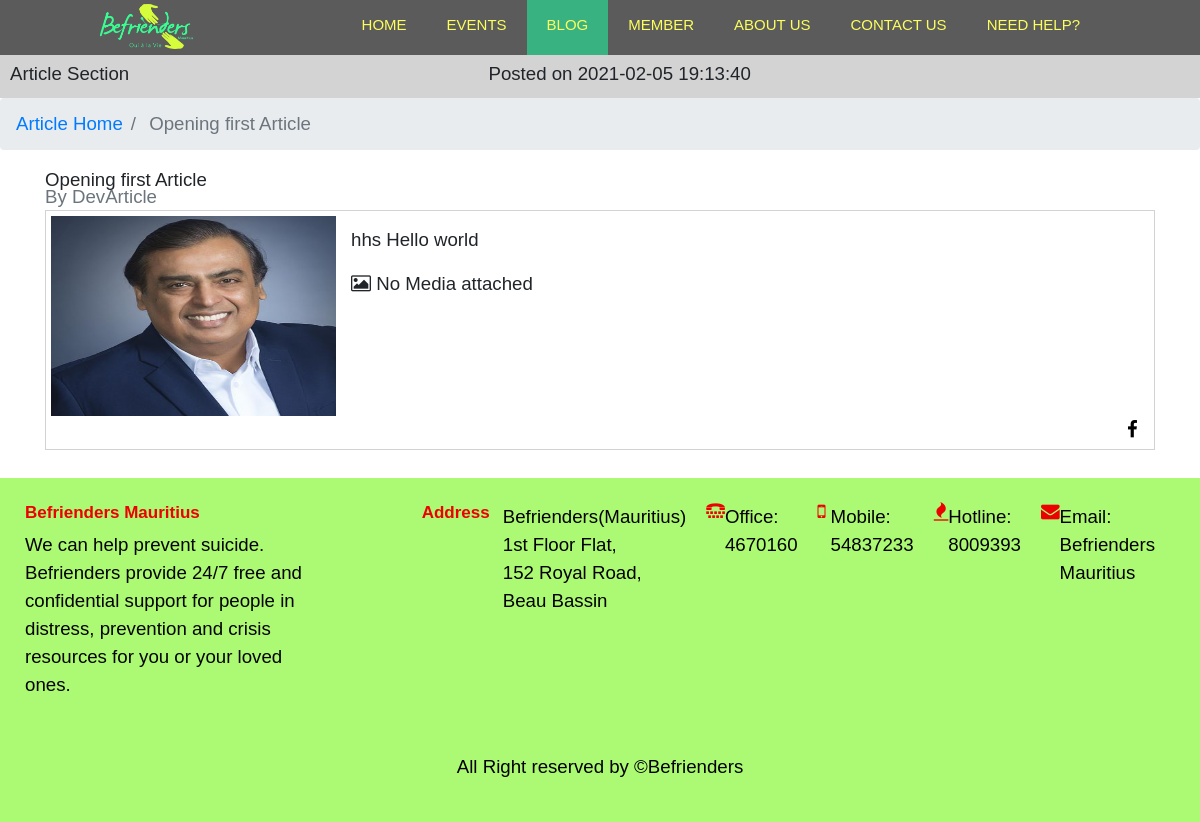
/befrienders/Article.php?id=41, run on the app's committed database.
### tables this page shows
CREATE TABLE `article` (
  `ArticleID` int(11) NOT NULL,
  `ATitle` varchar(300) NOT NULL,
  `Author` varchar(100) NOT NULL,
  `TimeWritten` timestamp NOT NULL DEFAULT current_timestamp() ON UPDATE current_timestamp(),
  `ArticleData` longtext NOT NULL,
  `CoverImage` varchar(200) NOT NULL
);

### befrienders/Article.php (the view, shortened to what this page needs)
<!DOCTYPE html>
<head>
    <link rel="stylesheet" href="https://maxcdn.bootstrapcdn.com/bootstrap/4.0.0/css/bootstrap.min.css">
    <link rel="stylesheet" href="https://cdnjs.cloudflare.com/ajax/libs/font-awesome/4.7.0/css/font-awesome.min.css">
    <link rel="stylesheet" href="css/Events.css">
    <link rel="stylesheet" type="text/css" href="css//footer.css">
    <link rel="stylesheet" href="css//headerNav.css">
<?php
    require("connection.php");
    $ArticleID = $_GET['id'];
    $sql = "select * from article where ArticleID = '".$ArticleID."' LIMIT 1;";
    $result=  mysqli_query($conn,$sql);
    if(mysqli_num_rows($result)>0){
        while($row=mysqli_fetch_assoc($result)){
            echo '<title> '.$row['ATitle'].' | Befrienders Mauritius</title></head>';
?>
<body>
        <header>
	        <div class="logo">
	          <a href="#"><img src="./img/logo.png" alt="Befrienders Mauritius"></a>
	        </div>
	        <nav>
	        	<ul>
	            	<li><a  href="#">HOME</a></li>
	            	<li><a href="Events.html">EVENTS</a></li>
	            	<li><a class="active" href="MainArticle.html">BLOG</a></li>
                    <li>
                        <a href="">MEMBER</a>
	            	</li>
	            	<li><a href="#aboutUs">ABOUT US</a></li>
                    <li><a href="#contactUs">CONTACT US</a></li>
                    <li><a href="#needHelp">NEED HELP?</a></li>
	          </ul>
	        </nav>
	    </header>
    <div style="background-color: lightgray;padding:10px;padding-top:5%;">
        Article Section <span style="padding-left:30%"> Posted on <?php echo $row['TimeWritten'] ?> </span>
    </div>
    <nav aria-label="breadcrumb">
        <ol class="breadcrumb">
          <li class="breadcrumb-item"><a href="MainArticle.html" class="Links" >Article Home</a></li>
          <li class="breadcrumb-item active" aria-current="page" class="Links" > <?php echo ($row['ATitle'])  ?>  </li>
        </ol>
      </nav>
    <div class="container">
    <?php echo $row['ATitle'] ?> <br/>
        <div class="text-muted" style="line-height:35%;"> <?php echo "By ". $row['Author'] ?> </div>
        <div style="line-height:50%;"> &nbsp; </div>
        <div style="border:1px solid lightgray;padding:5px;">
            <div id="ArticleIllustration" >
                <?php
                if($row['CoverImage']==""){
                    echo '<img  src="img//ArticleDir//InStore//Article3.jpg" width="300px" height="200px" alt="Article Caption" style="float: left;padding-right:15px;"/>';
                }
                else{
                    echo '<img  src="img//ArticleDir//ArticleUploads//'.$row['CoverImage'].'" width="300px" height="200px" alt="Article Caption" style="float: left;padding-right:15px;"/>';
                }
                ?>
                <p style="margin-left: auto; margin-right: auto;  padding-right:25px;padding-top: 10px; ">
                <?php echo $row['ArticleData'] ?>
                </p>
                <?php
                    $sql2 = "select * from articleimages where ArticleID = '".$row['ArticleID']."';";
                    $res = mysqli_query($conn,$sql2);
                    if(mysqli_num_rows($res)>0){
                        echo '<button class="btn btn-info" id="ViewAttached"> View Attached Files </button>';
                        echo '<div class="row" id="MediaDistributor" style="padding-top:10px; padding-left: 20px;display:none; ">';
                        while($row=mysqli_fetch_assoc($res)){
                            echo '
                            <div class="col-lg-3 col-sm-6" class="cardSpacers">
                                <div class="card" style="width: 14rem; padding:10px;">
                                    <img src="img//ArticleDir//ArticleUploads//'.$row['Path'].'" class="card-img-top" alt="Event Captions">
                                    <div class="card-body">
                                    </div>
                                </div>
                            </div>
                               ';
                        }
                        echo "</div>";
                    }
                    else{
                        echo ' <div > <i class="fa fa-image"></i> No Media attached </div>';
                    }
                ?>
                <br/>
                <a id="FacebookIco" href="https://www.facebook.com/BefriendersMauritius/" target="_blank"> <i class="fa fa-facebook"></i> </a>
            </div>
        </div>
    </div>
     <br/>
    <footer class="footer">
		<div class="footer-left">
			<h5>Befrienders Mauritius</h5>
			<p>We can help prevent suicide. Befrienders provide 24/7 free and confidential support for people in distress, prevention and crisis resources for you or your loved ones.</p>
	    </div>
	    <div class="footer-right">
		    <h5>Address</h5>
            <i class="fas fa-map-marked-alt"></i><p>Befrienders(Mauritius)<br>1st Floor Flat,<br> 152 Royal Road,<br> Beau Bassin</p>
            <i class="fa fa-tty"></i><p>Office: <a class="PhoneNum" href="tel:4670160">4670160</a></p>
            <i class="fa fa-mobile"></i><p>Mobile: <a class="PhoneNum" href="tel:54837233">54837233</a></p>
            <i class="fa fa-fire"></i><p>Hotline: <a class="PhoneNum" href="tel:8009393"> 8009393</a> </p>
            <i class="fa fa-envelope"></i><p>Email: <a class="PhoneNum" href="mailto:adminofficer.befrienders@gmail.com" > Befrienders Mauritius</a> </p>
        </div>
	    <div class="footer-bottom">
            <p>All Right reserved by &copy;Befrienders</p>
	    </div>
    </footer>
<?php
        }
    }
?>
</body>
</html>

### befrienders/css/footer.css (style rules this page uses)
*,*:before,*:after { box-sizing: border-box; }
body { font-family:'ubuntu'; margin:0; display:grid; font-size:17px; display: flex; flex-direction: column; min-height: 100vh; }
footer { display:flex; flex-flow:row wrap; padding:25px; color:rgb(236, 0, 0); background-color:#acfa73; margin-top: auto; }
.footer > * { flex: 100%; }
.footer-left { margin-right: 1.25rem; margin-bottom: 2em; }
h5 { font-weight: 600; font-size: 17px; }
.footer a { text-decoration: none; }
.footer-right { display:flex; flex-flow: row wrap; }
.footer-bottom { text-align:center; color:rgb(0, 0, 0); }
.footer-left p { padding-right: 20%; color:rgb(3, 3, 3); }
.footer-right p { padding-right: 20px; color:rgb(0, 0, 0); }
@media screen and (min-width:600px) { .footer-right > * { flex:1 0px; } }
@media screen and (min-width:600px) { .footer-left { flex:1 0px; } }
@media screen and (min-width:600px) { .footer-right { flex:2 0px; } }

### befrienders/css/headerNav.css (style rules this page uses)
* { margin: 0; padding: 0; font-family: Arial, Helvetica, sans-serif; }
header { position: absolute; top: 0; left: 0; padding: 0 100px; background-color: #585858f8; width: 100%; box-sizing: border-box; z-index: 1; justify-content: flex-end; position: fixed; }
header .logo { height: 50px; line-height: 50px; font-size: 24px; float: left; font-weight: bold; }
header .logo img { height: 45px; }
header nav { float: right; }
header nav ul { margin: 0; padding: 0; display: flex; }
header nav ul { list-style: none; }
header nav ul li a { height: 55px; line-height: 50px; padding: 0 20px; text-decoration: none; display: block; }
header nav ul li a:hover, header nav ul li a.active { background: #39B282; text-decoration: none; }
header nav ul li a:active, header nav ul li a:link, header nav ul li a:visited { color: #fcff5c; text-decoration: none; font-size: 15px; }

### befrienders/Article.php (style rules this page uses)
body { font-size: 14pt; }
#FacebookIco { color:black; padding-left:98%; }
.PhoneNum { color:black; }

### data on the page
article: TimeWritten "2021-02-05 19:13:40", ATitle "Opening first Article", Author "DevArticle", CoverImage (picture), ArticleData "hhs Hello world"
